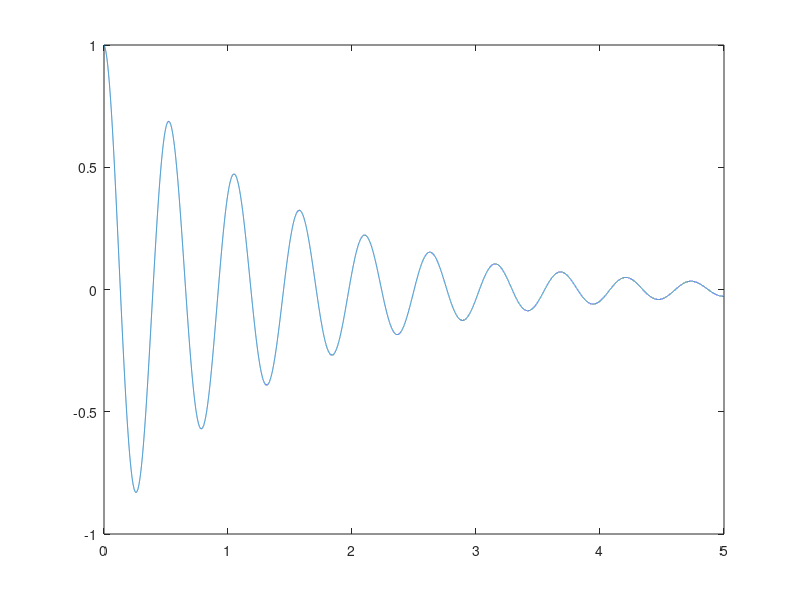

Source code (MATLAB):
%Analitical solution
dt = 0.0001; %Try different values
m = 70;
k = 10000;
gama = 100;
tf=5;

x = 0:dt:tf;
y = exp(-(gama/(2*m))*x).*cos(sqrt(k/m - gama^2/(4*m^2))*x);
plot(x,y)
%%%